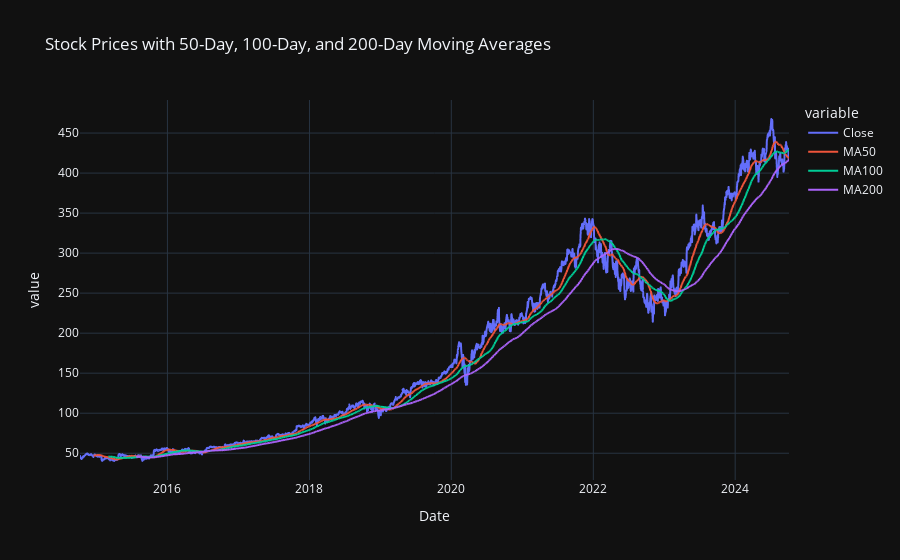

The code cell stored with this chart in its notebook:
### Code cell
df['MA50'] = df['Close'].rolling(window=50).mean()
df['MA100'] = df['Close'].rolling(window=100).mean()
df['MA200'] = df['Close'].rolling(window=200).mean()

# Plot the stock prices along with the moving averages
fig = px.line(df, x="Date", y=["Close", "MA50", "MA100", "MA200"], template='plotly_dark',
              title="Stock Prices with 50-Day, 100-Day, and 200-Day Moving Averages")
fig.show()

### Figure 1 — Plotly figure (JSON) as saved in the notebook; plotly's stock layout.template omitted (floating-point values rounded to 4 significant figures; data arrays with more than 128 entries replaced by an {"elided": "..."} marker saying what was removed)
{"data": [{"hovertemplate": "variable=Close<br>Date=%{x}<br>value=%{y}<extra></extra>", "legendgroup": "Close", "line": {"color": "#636efa", "dash": "solid"}, "marker": {"symbol": "circle"}, "mode": "lines", "name": "Close", "showlegend": true, "type": "scattergl", "x": {"elided": "2515 str values"}, "xaxis": "x", "y": {"elided": "2515 float values"}, "yaxis": "y"}, {"hovertemplate": "variable=MA50<br>Date=%{x}<br>value=%{y}<extra></extra>", "legendgroup": "MA50", "line": {"color": "#EF553B", "dash": "solid"}, "marker": {"symbol": "circle"}, "mode": "lines", "name": "MA50", "showlegend": true, "type": "scattergl", "x": {"elided": "2515 str values"}, "xaxis": "x", "y": {"elided": "2515 float values"}, "yaxis": "y"}, {"hovertemplate": "variable=MA100<br>Date=%{x}<br>value=%{y}<extra></extra>", "legendgroup": "MA100", "line": {"color": "#00cc96", "dash": "solid"}, "marker": {"symbol": "circle"}, "mode": "lines", "name": "MA100", "showlegend": true, "type": "scattergl", "x": {"elided": "2515 str values"}, "xaxis": "x", "y": {"elided": "2515 float values"}, "yaxis": "y"}, {"hovertemplate": "variable=MA200<br>Date=%{x}<br>value=%{y}<extra></extra>", "legendgroup": "MA200", "line": {"color": "#ab63fa", "dash": "solid"}, "marker": {"symbol": "circle"}, "mode": "lines", "name": "MA200", "showlegend": true, "type": "scattergl", "x": {"elided": "2515 str values"}, "xaxis": "x", "y": {"elided": "2515 float values"}, "yaxis": "y"}], "layout": {"legend": {"title": {"text": "variable"}, "tracegroupgap": 0}, "title": {"text": "Stock Prices with 50-Day, 100-Day, and 200-Day Moving Averages"}, "xaxis": {"anchor": "y", "domain": [0, 1], "title": {"text": "Date"}}, "yaxis": {"anchor": "x", "domain": [0, 1], "title": {"text": "value"}}}}
